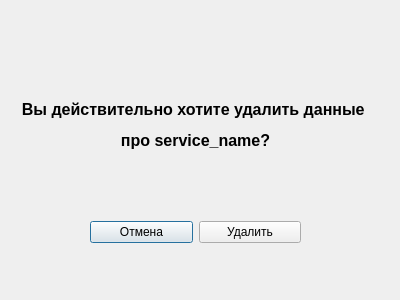
<?xml version="1.0" encoding="UTF-8"?>
<ui version="4.0">
 <class>Dialog</class>
 <widget class="QDialog" name="Dialog">
  <property name="geometry">
   <rect>
    <x>0</x>
    <y>0</y>
    <width>400</width>
    <height>300</height>
   </rect>
  </property>
  <property name="minimumSize">
   <size>
    <width>400</width>
    <height>300</height>
   </size>
  </property>
  <property name="maximumSize">
   <size>
    <width>400</width>
    <height>300</height>
   </size>
  </property>
  <property name="windowTitle">
   <string>Password Saver - Удаление данных</string>
  </property>
  <widget class="QLabel" name="label_3">
   <property name="geometry">
    <rect>
     <x>10</x>
     <y>100</y>
     <width>371</width>
     <height>51</height>
    </rect>
   </property>
   <property name="font">
    <font>
     <pointsize>12</pointsize>
     <weight>75</weight>
     <bold>true</bold>
    </font>
   </property>
   <property name="text">
    <string>&lt;html&gt;&lt;head/&gt;&lt;body&gt;&lt;p align=&quot;center&quot;&gt;Вы действительно хотите удалить данные &lt;/p&gt;&lt;p align=&quot;center&quot;&gt;про service_name?&lt;/p&gt;&lt;/body&gt;&lt;/html&gt;</string>
   </property>
  </widget>
  <widget class="QWidget" name="horizontalLayoutWidget">
   <property name="geometry">
    <rect>
     <x>90</x>
     <y>220</y>
     <width>211</width>
     <height>25</height>
    </rect>
   </property>
   <layout class="QHBoxLayout" name="horizontalLayout">
    <item>
     <widget class="QPushButton" name="pushButton_2">
      <property name="text">
       <string>Отмена</string>
      </property>
     </widget>
    </item>
    <item>
     <widget class="QPushButton" name="pushButton">
      <property name="text">
       <string>Удалить</string>
      </property>
     </widget>
    </item>
   </layout>
  </widget>
 </widget>
 <resources/>
 <connections/>
</ui>
